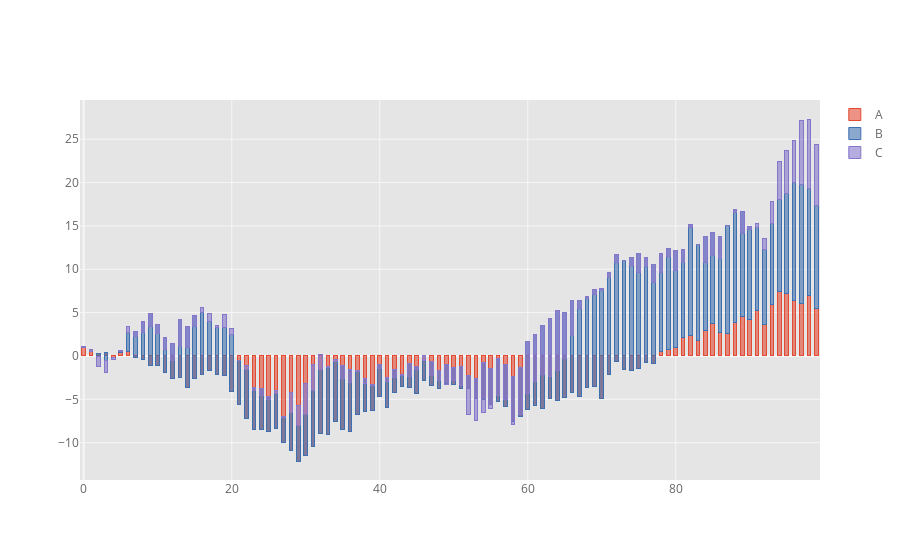

The code cell stored with this chart in its notebook:
### Code cell
df.iplot( kind='bar' , barmode='stack' , bargap=0.5)
